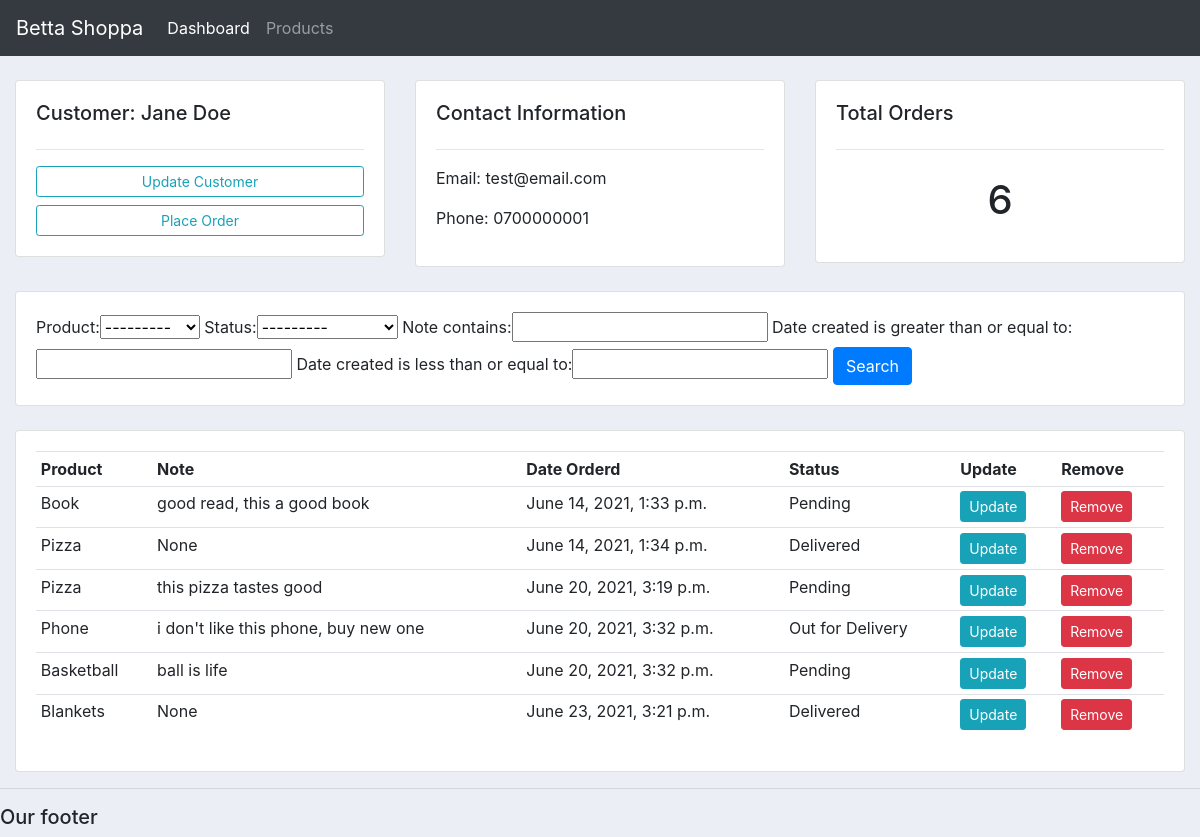
Screenshot of /crm/customer/1/ with the database file from the repository.
### crm/models.py (models this page shows, shortened)
class Customer(models.Model):
    firstname = models.CharField(max_length=100, null=True)
    secondname = models.CharField(max_length=100, null=True)
    phone = models.CharField(max_length=200, null=True)
    email = models.CharField(max_length=200, null=True)
    date_created = models.DateTimeField(auto_now_add=True)
    def __str__(self):
        return self.firstname + " " + self.secondname

class Order(models.Model):
    STATUS = (
        ('Pending', 'Pending'),
        ('Out for Delivery', 'Out for Delivery'),
        ('Delivered', 'Delivered'),
    )
    customer = models.ForeignKey(Customer, null=True, on_delete=models.SET_NULL)
    product = models.ForeignKey(Product, null=True, on_delete=models.SET_NULL)
    status = models.CharField(max_length=200, null=True, choices=STATUS)
    date_created = models.DateTimeField(auto_now_add=True)
    note = models.CharField(max_length=1000, null=True)

class Product(models.Model):
    CATEGORY = (
        ('Indoor', 'Indoor'),
        ('Outdoor', 'Outdoor'),
    )
    name = models.CharField(max_length=100, null=True)
    price = models.FloatField(null=True)
    category = models.CharField(max_length=100, null=True, choices=CATEGORY)
    description = models.CharField(max_length=100, null=True, blank=True)
    date_created = models.DateTimeField(auto_now_add=True)
    tags = models.ManyToManyField(Tag)
    def __str__(self):
        return self.name

### crm/views.py (the view)
# urls.py: path('customer/<str:pk>/',views.customer, name="customer"),
def customer(request, pk):
    customer = Customer.objects.get(id=pk)
    orders = customer.order_set.all()
    myFilter = OrderFilter(request.GET, orders)
    orders = myFilter.qs
    context = {
        "customer" : customer,
        "orders" : orders,
        "myFilter" : myFilter,
    }
    return render(request, "crm/customer.html", context)

### crm/templates/crm/customer.html
{% extends "crm/base.html" %}
{% block content %}
	<br>
<div class="row">
	<div class="col-md">
		<div class="card card-body">
			<h5>Customer: {{customer}}</h5>
			<hr>
			<a class="btn btn-outline-info  btn-sm btn-block" href="">Update Customer</a>
			<a class="btn btn-outline-info  btn-sm btn-block" href="{% url 'create_order' customer.id %}">Place Order</a>
		</div>
	</div>
	<div class="col-md">
		<div class="card card-body">
			<h5>Contact Information</h5>
			<hr>
			<p>Email: {{customer.email}}</p>
			<p>Phone: {{customer.phone}}</p>
		</div>
	</div>
	<div class="col-md">
		<div class="card card-body">
			<h5>Total Orders</h5>
			<hr>
			<h1 style="text-align: center;padding: 10px">{{orders.count}}</h1>
		</div>
	</div>
</div>
<br>
<div class="row">
	<div class="col">
		<div class="card card-body">
			<form method="get">
			{{myFilter.form}}
		    <button class="btn btn-primary" type="submit">Search</button>
		  </form>
		</div>
	</div>
</div>
<br>
<div class="row">
	<div class="col-md">
		<div class="card card-body">
			<table class="table table-sm">
				<tr>
					<th>Product</th>
					<th>Note</th>
					<th>Date Orderd</th>
					<th>Status</th>
					<th>Update</th>
					<th>Remove</th>
				</tr>
				{% for order in orders %}
					<tr>
						<td>{{order.product}}</td>
						<td>{{order.note}}</td>
						<td>{{order.date_created}}</td>
						<td>{{order.status}}</td>
						<td><a class="btn btn-sm btn-info" href="{% url 'update_order' order.id %}">Update</a></td>
						<td><a class="btn btn-sm btn-danger" href="{% url 'delete_order' order.id %}">Remove</a></td>
					</tr>
				{% endfor %}
			</table>
		</div>
	</div>
</div>
{% endblock %}

### crm/templates/crm/base.html (style rules this page uses)
body { background-color: #ebeff5; }

### rows the page displays
Customer: firstname+secondname "Jane Doe", email "test@email.com", phone "0700000001"
Order: product "Book", note "good read, this a good book", date_created "June 14, 2021, 1:33 p.m.", status "Pending"
Order: product "Pizza", note "None", date_created "June 14, 2021, 1:34 p.m.", status "Delivered"
Order: product "Pizza", note "this pizza tastes good", date_created "June 20, 2021, 3:19 p.m.", status "Pending"
Order: product "Phone", note "i don't like this phone, buy new one", date_created "June 20, 2021, 3:32 p.m.", status "Out for Delivery"
Order: product "Basketball", note "ball is life", date_created "June 20, 2021, 3:32 p.m.", status "Pending"
Order: product "Blankets", note "None", date_created "June 23, 2021, 3:21 p.m.", status "Delivered"

### other values shown
{{ orders.count }} "6"
